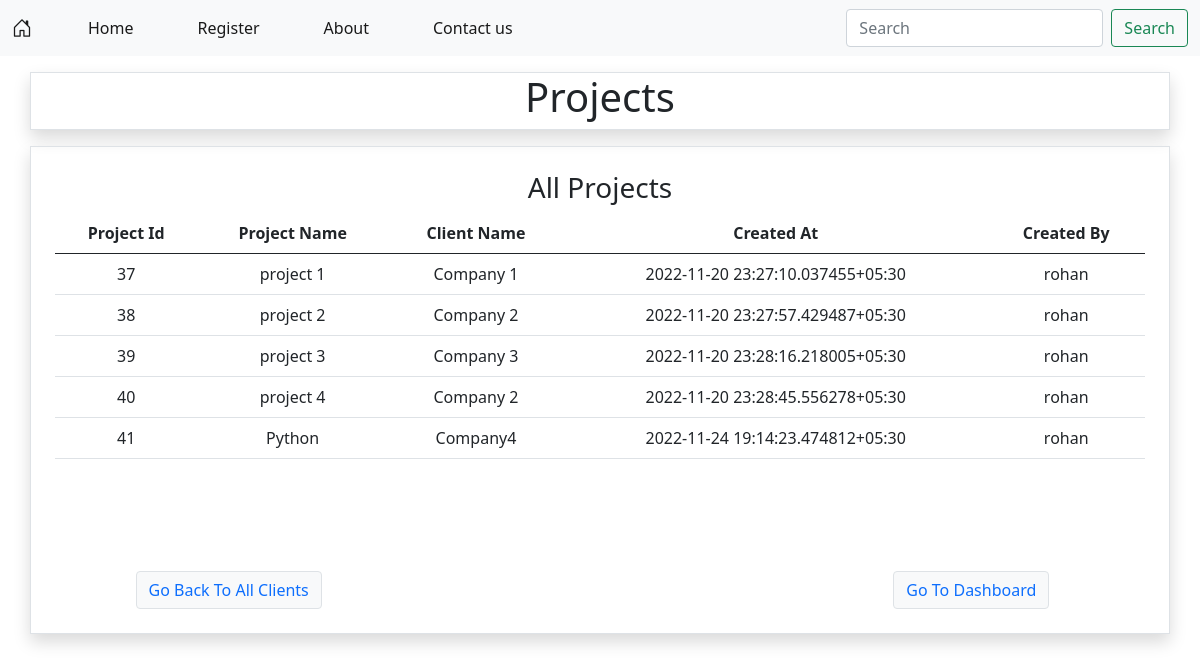
/projects/, run on the app's committed database.
### Nimap_app/models.py (models this page shows, shortened)
class ProjectModel(models.Model):
    p_name = models.CharField(max_length=100)
    client_name = models.CharField(max_length=100)
    p_created_at = models.CharField(max_length=100,blank=True)
    p_created_by = models.CharField(max_length=100,blank=True)
    users_assign = models.TextField()

### Nimap_app/views.py (the view, shortened to what this page needs)
# urls.py: path('projects/',views.projects.as_view(),name='projects'),
class projects(View):
    def get(self,request):
        data = ProjectModel.objects.all()
        return render(request,'Nimap_temp/projects.html',{'data':data})

### templates/Nimap_temp/projects.html (shortened to what this page needs)
{% extends 'Nimap_temp/base.html' %}
{% load static %}
{% block body %}
<div>
    <div class="container text-center border mt-3 shadow">
        <h1>Projects</h1>
    </div>
    <div class="container text-center border mt-3 shadow mb-3 p-4">
        <h3>All Projects</h3>
        <div class="mb-5 pb-5">
        {% if data %}
        <table class="table" >
            <thead>
              <tr>
                <th scope="col">Project Id</th>
                <th scope="col">Project Name</th>
                <th scope="col">Client Name</th>
                <th scope="col">Created At</th>
                <th scope="col">Created By</th>
              </tr>
            </thead>
            <tbody>
                {% for d in data %}
              <tr>
                <td>{{d.id}}</td>
                <td>{{d.p_name}}</td>
                <td>{{d.client_name}}</td>
                <td>{{d.p_created_at}}</td>
                <td>{{d.p_created_by}}</td>
              </tr>
              {% endfor %}
            </tbody>
          </table>
          {% else %}
          <h2>No Data Added Yet</h2>
        {% endif %}
    </div>
        <div>
            <div class="row">
                <div class="col-4">
                    <a href="{% url 'all_clients' %}" class=" btn btn-light text-primary border">Go Back To All Clients</a>
                </div>
                <div class="col-4">
                </div>
                <div class="col-4">
                    <a href="{% url 'dashboard' %}" class=" btn btn-light text-primary border">Go To Dashboard</a>
                </div>
            </div>
        </div>
    </div>
</div>
{% endblock body %}

### templates/Nimap_temp/base.html (shortened to what this page needs)
<!DOCTYPE html>
{% load static %}
<html lang="en">
<head>
    <link href="https://cdn.jsdelivr.net/npm/bootstrap@5.0.2/dist/css/bootstrap.min.css" rel="stylesheet">
    <link rel="stylesheet" href="https://cdn.jsdelivr.net/npm/bootstrap-icons@1.10.2/font/bootstrap-icons.css">
</head>
<body>
    {% include 'Nimap_temp/navbar.html' %}
    {% block body %}
    {% endblock body %}
</body>
</html>

### templates/Nimap_temp/navbar.html (shortened to what this page needs)
<nav class="navbar navbar-expand-lg navbar-light bg-light">
    <div class="container-fluid">
    {% if user.is_authenticated is False %}
      <a class="navbar-brand me-5" href="{% url 'home' %}"><i class="bi bi-house-door"></i></a>
      {% else %}
      <a class="navbar-brand me-5" href="{% url 'dashboard' %}"><i class="bi bi-house-door"></i></a>
        {% endif %}
      <div class="collapse navbar-collapse" id="navbarSupportedContent">
        <ul class="navbar-nav me-auto mb-2 mb-lg-0">
        {% if user.is_authenticated is False %}
        <li class="nav-item me-5">
          <a class="nav-link active" aria-current="page" href="{% url 'home' %}">Home</a>
        </li>
        <li class="nav-item me-5">
          <a class="nav-link active" aria-current="page" href="{% url 'register' %}">Register</a>
        </li>
          {% endif %}
          <li class="nav-item me-5">
            <a class="nav-link active" aria-current="page" href="{% url 'about' %}">About</a>
          </li>
          <li class="nav-item me-5">
            <a class="nav-link active" aria-current="page" href="{% url 'contact_us' %}">Contact us</a>
          </li>
        </ul>
        <form class="d-flex">
          <input class="form-control me-2" type="search" placeholder="Search" aria-label="Search">
          <button class="btn btn-outline-success" type="submit">Search</button>
        </form>
      </div>
    </div>
  </nav>

### data on the page
ProjectModel: id "37", p_name "project 1", client_name "Company 1", p_created_at "2022-11-20 23:27:10.037455+05:30", p_created_by "rohan"
ProjectModel: id "38", p_name "project 2", client_name "Company 2", p_created_at "2022-11-20 23:27:57.429487+05:30", p_created_by "rohan"
ProjectModel: id "39", p_name "project 3", client_name "Company 3", p_created_at "2022-11-20 23:28:16.218005+05:30", p_created_by "rohan"
ProjectModel: id "40", p_name "project 4", client_name "Company 2", p_created_at "2022-11-20 23:28:45.556278+05:30", p_created_by "rohan"
ProjectModel: id "41", p_name "Python", client_name "Company4", p_created_at "2022-11-24 19:14:23.474812+05:30", p_created_by "rohan"
